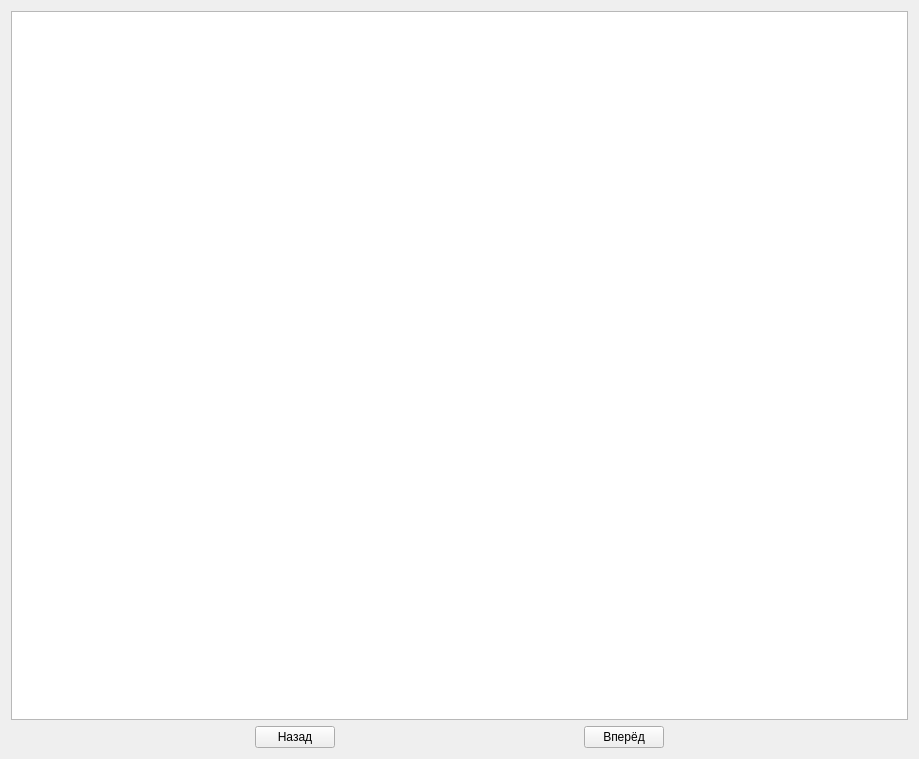
<?xml version="1.0" encoding="UTF-8"?>
<ui version="4.0">
 <class>Form</class>
 <widget class="QWidget" name="Form">
  <property name="geometry">
   <rect>
    <x>0</x>
    <y>0</y>
    <width>919</width>
    <height>759</height>
   </rect>
  </property>
  <property name="windowTitle">
   <string>Form</string>
  </property>
  <layout class="QHBoxLayout" name="horizontalLayout">
   <item>
    <layout class="QVBoxLayout" name="verticalLayout">
     <item>
      <widget class="QPlainTextEdit" name="question">
       <property name="sizePolicy">
        <sizepolicy hsizetype="Expanding" vsizetype="Minimum">
         <horstretch>0</horstretch>
         <verstretch>0</verstretch>
        </sizepolicy>
       </property>
       <property name="readOnly">
        <bool>true</bool>
       </property>
      </widget>
     </item>
     <item>
      <layout class="QVBoxLayout" name="verticalLayout_1">
       <item>
        <layout class="QHBoxLayout" name="horizontalLayout_2">
         <item>
          <layout class="QVBoxLayout" name="verticalLayout_2"/>
         </item>
         <item>
          <layout class="QVBoxLayout" name="verticalLayout_3"/>
         </item>
        </layout>
       </item>
      </layout>
     </item>
     <item>
      <layout class="QHBoxLayout" name="horizontalLayout_1">
       <item>
        <spacer name="horizontalSpacer_4">
         <property name="orientation">
          <enum>Qt::Horizontal</enum>
         </property>
         <property name="sizeHint" stdset="0">
          <size>
           <width>40</width>
           <height>20</height>
          </size>
         </property>
        </spacer>
       </item>
       <item>
        <widget class="QPushButton" name="back_btn">
         <property name="text">
          <string>Назад</string>
         </property>
        </widget>
       </item>
       <item>
        <spacer name="horizontalSpacer_5">
         <property name="orientation">
          <enum>Qt::Horizontal</enum>
         </property>
         <property name="sizeHint" stdset="0">
          <size>
           <width>40</width>
           <height>20</height>
          </size>
         </property>
        </spacer>
       </item>
       <item>
        <widget class="QPushButton" name="fwd_btn">
         <property name="text">
          <string>Вперёд</string>
         </property>
        </widget>
       </item>
       <item>
        <spacer name="horizontalSpacer_6">
         <property name="orientation">
          <enum>Qt::Horizontal</enum>
         </property>
         <property name="sizeHint" stdset="0">
          <size>
           <width>40</width>
           <height>20</height>
          </size>
         </property>
        </spacer>
       </item>
      </layout>
     </item>
    </layout>
   </item>
  </layout>
 </widget>
 <resources/>
 <connections/>
</ui>
